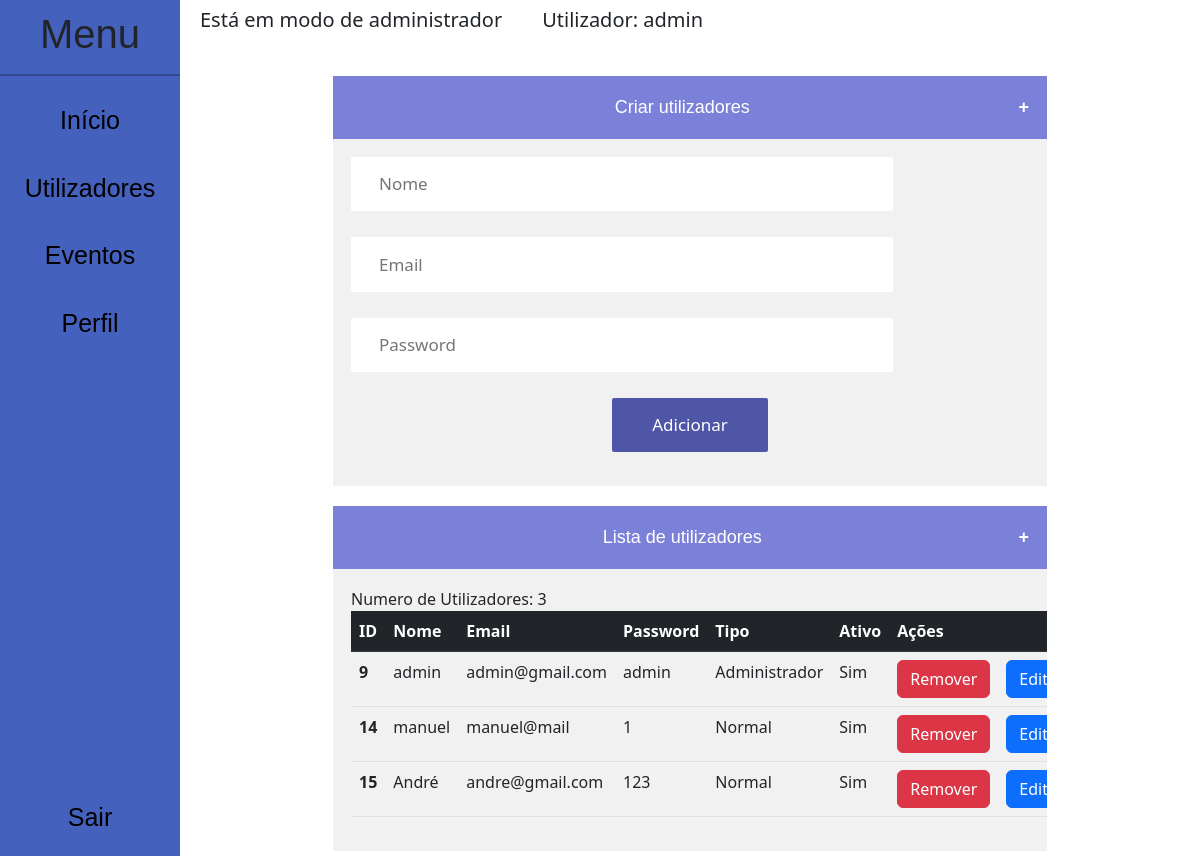
Page /utilizadores.php (signed in) on the committed database.
### tables this page shows
CREATE TABLE `users` (
  `id` int NOT NULL,
  `username` varchar(20) NOT NULL,
  `email` varchar(100) NOT NULL,
  `password` varchar(50) NOT NULL,
  `registration_date` timestamp NOT NULL DEFAULT CURRENT_TIMESTAMP ON UPDATE CURRENT_TIMESTAMP,
  `tipo` int NOT NULL DEFAULT '0',
  `ativo` int NOT NULL DEFAULT '1',
  `imagem` varchar(200) NOT NULL
);

### utilizadores.php (the view, shortened to what this page needs)
<!DOCTYPE html>
<html lang="en">
<head>
  <link rel="stylesheet" href="css/utilizadores.css">
  <link rel="stylesheet" href="css/bootstrap.min.css">
</head>
<body>
  <div class="sidebar">
     <h1>Menu</h1>
     <hr>
     <?php
      if ($_SESSION['usertype'] == 1) {
         echo '<a href="centro.php">Início</a>';
         echo '<a href="utilizadores.php">Utilizadores</a>';
         echo '<a href="eventos.php">Eventos</a>';
         echo '<div class="perfil"><a href="perfil.php">Perfil</a></div>';
         echo '<div class="exit"><a href="includes/logout.php">Sair</a></div>';
      } else {
        echo '<a href="centro.php">Início</a>';
        echo '<div class="perfil"><a href="perfil.php">Perfil</a></div>';
         echo '<a class="exit" href="includes/logout.php">Sair</a>';
      }
      ?>
  </div>
  <div class="topbar">
         <p>Está em modo de
            <?php
            if ($_SESSION['usertype'] == 1) {
               echo 'administrador';
            } else {
               echo 'acesso normal';
            }
            ?>
         </p>
         <p>Utilizador: <?php echo $_SESSION['session_name']?></p>
   </div>
  <div class="main">
    <button type="button" class="collapsible">Criar utilizadores</button>
    <div class="content">
      <form class="criar_utilizador" action="includes/add_utilizador.php" method="POST">
        <div class="caixa_registo">
          <input type="text" name="nome" placeholder="Nome" required />
        </div>
        <div class="caixa_registo">
          <input type="email" name="email" placeholder="Email" required />
        </div>
        <div class="caixa_registo">
          <input type="password" name="password" placeholder="Password" required />
        </div>
        <div class="caixa_registo">
          <button class="btn_registo" name="btn_registo" type="submit">Adicionar</button>
        </div>
      </form>
    </div>
    <button type="button" class="collapsible">Lista de utilizadores</button>
    <div class="content">
      <?php
      $conn = mysqli_connect('localhost', 'username', 'password') or die("Erro na ligação");
      mysqli_select_db($conn, 'dcweventos') or die("Erro na selecção");
      $consulta = "SELECT * FROM users";
      $resultado = mysqli_query($conn, $consulta) or die("Erro na consulta");
      $nregistos = mysqli_num_rows($resultado);
      echo "Numero de Utilizadores: $nregistos ";
      ?>
      <table class="table">
        <thead class="table-dark">
          <tr>
            <th>ID</td>
            <th>Nome</td>
            <th>Email</td>
            <th>Password</td>
            <th>Tipo</td>
            <th>Ativo</td>
            <th colspan="2">Ações</td>
          </tr>
        </thead>
        <?php
        for ($i = 0; $i < $nregistos; $i++) {
          $registo = mysqli_fetch_assoc($resultado);
          echo '<tbody>';
          echo '<tr>';
          echo '<th>' . $registo['id'] . '</td>';
          echo '<td>' . $registo['username'] . '</td>';
          echo '<td>' . $registo['email'] . '</td>';
          echo '<td>' . $registo['password'] . '</td>';
          if ($registo['tipo'] === '1') {
            echo '<td>Administrador</td>';
          } else {
            echo '<td>Normal</td>';
          }
          if ($registo['ativo'] === '1') {
            echo '<td>Sim</td>';
          } else {
            echo '<td>Não</td>';
          }
          echo "<td><a href='includes/remover.php?id=" . $registo['id'] . "'><button type='button' id='remover' class='btn btn-danger editbtn'> Remover </button></a></td>";
          echo "<td><a href='includes/editar.php?id=" . $registo['id'] . "'><button type='button'class='btn btn-primary editbtn'> Editar </button></a></td>";
          echo '</tr>';
          echo '</tbody>';
        }
        ?>
      </table>
    </div>
  </div>
</body>
</html>

### css/utilizadores.css (style rules this page uses)
.sidebar { height: 100%; width: 15%; position: fixed; z-index: 1; top: 0; left: 0; overflow-x: hidden; padding-top: 10px; background-color: #4561be; text-align: center; }
.sidebar h1 { font-family: Arial, Helvetica, sans-serif; }
.sidebar hr { border: 1px solid black; }
.sidebar a { font-family: Arial, Helvetica, sans-serif; padding: 10px 0px 20px 0px; text-decoration: none; font-size: 25px; color: #000000; display: block; }
.sidebar .exit { bottom: 0; position: absolute; display: block; width: 100%; }
.main { height: 100vh; margin-left: 15%; padding: 0px 0px 0px 0px; }
.collapsible { font-family: Arial, Helvetica, sans-serif; margin-left: 15%; background-color: rgb(123, 129, 216); color: rgb(255, 255, 255); cursor: pointer; margin-top: 20px; padding: 18px; width: 70%; border: none; text-align: center; outline: none; font-size: 18px; }
.collapsible:after { content: "\002B"; color: white; font-weight: bold; float: right; margin-left: 5px; }
.topbar { top: 0; height: 5%; margin-left: 15%; display: flex; }
.topbar p { font-size: 20px; padding: 5px 20px 5px 20px; }
.content { margin-left: 15%; width: 70%; padding: 18px; display: block; overflow: hidden; background-color: #f1f1f1; }
form .caixa_registo { display: -webkit-box; display: -ms-flexbox; display: flex; -webkit-box-pack: justify; -ms-flex-pack: justify; justify-content: space-between; -webkit-box-align: center; -ms-flex-align: center; align-items: center; margin-bottom: 1rem; position: relative; }
form input { font-family: inherit; width: 80%; outline: none; background-color: #fff; border-radius: 2px; border: none; display: block; padding: 0.9rem 0.5rem; font-size: 17px; color: black; text-indent: 20px; margin-bottom: 10px; }
form .btn_registo { outline: none; border: none; cursor: pointer; display: inline-block; margin: 0 auto; padding: 0.9rem 2.5rem; text-align: center; background-color: rgb(79, 85, 167); color: #fff; border-radius: 2px; font-size: 17px; }

### rows in the picture
users: id "9", username "admin", email "admin@gmail.com", password "admin", tipo "Administrador", ativo "Sim"
users: id "14", username "manuel", email "manuel@mail", password "1", tipo "Normal", ativo "Sim"
users: id "15", username "André", email "andre@gmail.com", password "123", tipo "Normal", ativo "Sim"

### other values in the picture
$_SESSION['session_name'] "admin"
$nregistos "3"
